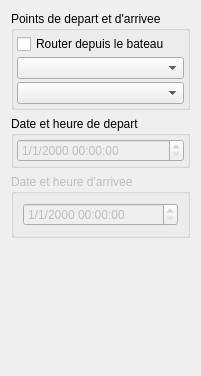
         <widget class="QWidget" name="start">
          <attribute name="label">
           <string>Depart et arrivee</string>
          </attribute>
          <layout class="QVBoxLayout" name="verticalLayout_9">
           <item>
            <widget class="QGroupBox" name="groupBox_2">
             <property name="title">
              <string>Points de depart et d'arrivee</string>
             </property>
             <layout class="QVBoxLayout" name="verticalLayout_4">
              <property name="spacing">
               <number>3</number>
              </property>
              <property name="leftMargin">
               <number>3</number>
              </property>
              <property name="topMargin">
               <number>3</number>
              </property>
              <property name="rightMargin">
               <number>3</number>
              </property>
              <property name="bottomMargin">
               <number>3</number>
              </property>
              <item>
               <widget class="QCheckBox" name="startFromBoat">
                <property name="text">
                 <string>Router depuis le bateau</string>
                </property>
               </widget>
              </item>
              <item>
               <widget class="QComboBox" name="fromPOI"/>
              </item>
              <item>
               <widget class="QComboBox" name="toPOI"/>
              </item>
             </layout>
            </widget>
           </item>
           <item>
            <widget class="QGroupBox" name="groupBox_4">
             <property name="title">
              <string>Date et heure de depart</string>
             </property>
             <layout class="QVBoxLayout" name="verticalLayout_5">
              <property name="spacing">
               <number>3</number>
              </property>
              <property name="leftMargin">
               <number>3</number>
              </property>
              <property name="topMargin">
               <number>3</number>
              </property>
              <property name="rightMargin">
               <number>3</number>
              </property>
              <property name="bottomMargin">
               <number>3</number>
              </property>
              <item>
               <widget class="QDateTimeEdit" name="editDateBox">
                <property name="enabled">
                 <bool>false</bool>
                </property>
                <property name="displayFormat">
                 <string>M/d/yyyy hh:mm:ss</string>
                </property>
                <property name="timeSpec">
                 <enum>Qt::UTC</enum>
                </property>
               </widget>
              </item>
             </layout>
            </widget>
           </item>
           <item>
            <widget class="QGroupBox" name="groupBox_eta">
             <property name="enabled">
              <bool>false</bool>
             </property>
             <property name="title">
              <string>Date et heure d'arrivee</string>
             </property>
             <layout class="QVBoxLayout" name="verticalLayout_6">
              <item>
               <widget class="QDateTimeEdit" name="editDateBox_2">
                <property name="enabled">
                 <bool>false</bool>
                </property>
                <property name="displayFormat">
                 <string>M/d/yyyy hh:mm:ss</string>
                </property>
                <property name="timeSpec">
                 <enum>Qt::UTC</enum>
                </property>
               </widget>
              </item>
             </layout>
            </widget>
           </item>
           <item>
            <spacer name="verticalSpacer_9">
             <property name="orientation">
              <enum>Qt::Vertical</enum>
             </property>
             <property name="sizeHint" stdset="0">
              <size>
               <width>20</width>
               <height>127</height>
              </size>
             </property>
            </spacer>
           </item>
          </layout>
         </widget>
